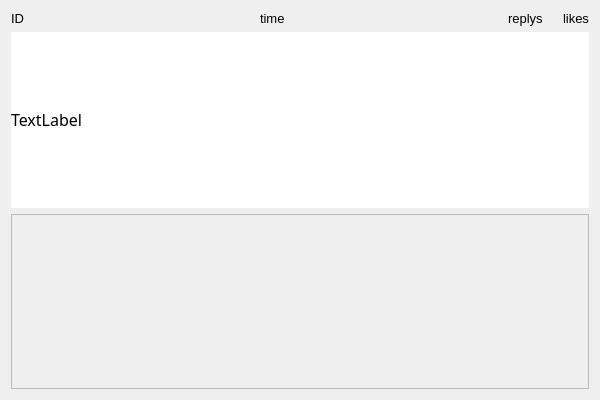
<?xml version="1.0" encoding="UTF-8"?>
<ui version="4.0">
 <class>HoleBrowserClass</class>
 <widget class="QWidget" name="HoleBrowserClass">
  <property name="geometry">
   <rect>
    <x>0</x>
    <y>0</y>
    <width>600</width>
    <height>400</height>
   </rect>
  </property>
  <property name="sizePolicy">
   <sizepolicy hsizetype="Preferred" vsizetype="Expanding">
    <horstretch>0</horstretch>
    <verstretch>0</verstretch>
   </sizepolicy>
  </property>
  <property name="windowTitle">
   <string>HoleBrowser</string>
  </property>
  <layout class="QVBoxLayout" name="verticalLayout">
   <item>
    <layout class="QHBoxLayout" name="info">
     <property name="spacing">
      <number>20</number>
     </property>
     <item>
      <widget class="QLabel" name="ID">
       <property name="sizePolicy">
        <sizepolicy hsizetype="Expanding" vsizetype="Preferred">
         <horstretch>0</horstretch>
         <verstretch>0</verstretch>
        </sizepolicy>
       </property>
       <property name="font">
        <font>
         <family>Microsoft YaHei UI</family>
         <pointsize>10</pointsize>
        </font>
       </property>
       <property name="text">
        <string>ID</string>
       </property>
      </widget>
     </item>
     <item>
      <widget class="QLabel" name="time">
       <property name="sizePolicy">
        <sizepolicy hsizetype="Expanding" vsizetype="Preferred">
         <horstretch>0</horstretch>
         <verstretch>0</verstretch>
        </sizepolicy>
       </property>
       <property name="font">
        <font>
         <family>Microsoft YaHei UI</family>
         <pointsize>10</pointsize>
        </font>
       </property>
       <property name="styleSheet">
        <string notr="true"/>
       </property>
       <property name="text">
        <string>time</string>
       </property>
      </widget>
     </item>
     <item>
      <widget class="QLabel" name="replys">
       <property name="font">
        <font>
         <family>Microsoft YaHei UI</family>
         <pointsize>10</pointsize>
        </font>
       </property>
       <property name="text">
        <string>replys</string>
       </property>
      </widget>
     </item>
     <item>
      <widget class="QLabel" name="likes">
       <property name="font">
        <font>
         <family>Microsoft YaHei UI</family>
         <pointsize>10</pointsize>
        </font>
       </property>
       <property name="text">
        <string>likes</string>
       </property>
      </widget>
     </item>
    </layout>
   </item>
   <item>
    <widget class="QLabel" name="root">
     <property name="sizePolicy">
      <sizepolicy hsizetype="Preferred" vsizetype="Expanding">
       <horstretch>0</horstretch>
       <verstretch>0</verstretch>
      </sizepolicy>
     </property>
     <property name="font">
      <font>
       <family>Microsoft YaHei</family>
       <pointsize>12</pointsize>
      </font>
     </property>
     <property name="styleSheet">
      <string notr="true">QLabel{background:#FFFFFF;}</string>
     </property>
     <property name="text">
      <string>TextLabel</string>
     </property>
     <property name="wordWrap">
      <bool>true</bool>
     </property>
     <property name="textInteractionFlags">
      <set>Qt::TextBrowserInteraction</set>
     </property>
    </widget>
   </item>
   <item>
    <widget class="QScrollArea" name="comments">
     <property name="sizePolicy">
      <sizepolicy hsizetype="Preferred" vsizetype="Expanding">
       <horstretch>0</horstretch>
       <verstretch>0</verstretch>
      </sizepolicy>
     </property>
     <property name="widgetResizable">
      <bool>true</bool>
     </property>
     <widget class="QWidget" name="commentContents">
      <property name="enabled">
       <bool>true</bool>
      </property>
      <property name="geometry">
       <rect>
        <x>0</x>
        <y>0</y>
        <width>580</width>
        <height>173</height>
       </rect>
      </property>
      <property name="sizePolicy">
       <sizepolicy hsizetype="Preferred" vsizetype="Preferred">
        <horstretch>0</horstretch>
        <verstretch>0</verstretch>
       </sizepolicy>
      </property>
      <property name="minimumSize">
       <size>
        <width>0</width>
        <height>0</height>
       </size>
      </property>
      <layout class="QVBoxLayout" name="commentContentsLayout">
       <property name="leftMargin">
        <number>0</number>
       </property>
       <property name="topMargin">
        <number>0</number>
       </property>
       <property name="rightMargin">
        <number>0</number>
       </property>
       <property name="bottomMargin">
        <number>0</number>
       </property>
      </layout>
     </widget>
    </widget>
   </item>
  </layout>
 </widget>
 <layoutdefault spacing="6" margin="11"/>
 <resources/>
 <connections/>
</ui>
